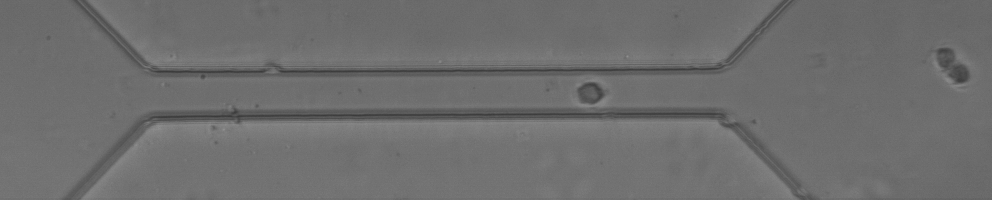
#> input picture Test_images/Slight under focus/0004.tiff, 992 x 200 px; its folder holds 4 pictures in this run
$ python 512x96crop.py
#> lines starting #> are read from the running program, lines starting #| are printed output that depends on the picture
import os
from PIL import Image

input_folder = "Test_images/Slight under focus"
output_folder = "Test_images/512x96crop"

crop_box = (220, 45, 220 + 512, 45 + 96)

for filename in os.listdir(input_folder):
    if filename.endswith(".tiff"):

        file_path = os.path.join(input_folder, filename)

        img = Image.open(file_path)
#> img is the input picture: PIL image 992x200 L; min 58, max 144, mean 109.8

        # 裁剪图片
        cropped_img = img.crop(crop_box)
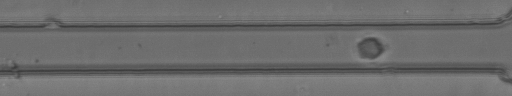
#> cropped_img: PIL image 512x96 L; min 58, max 144, mean 109.2

        # 构建输出文件路径
        output_path = os.path.join(output_folder, filename)

        # 保存裁剪后的图片
        cropped_img.save(output_path)

        print(f"裁剪后的圖片已保存到: {output_path}")
#> pass 2 of the loop `for filename in os.listdir(input_folder):`:
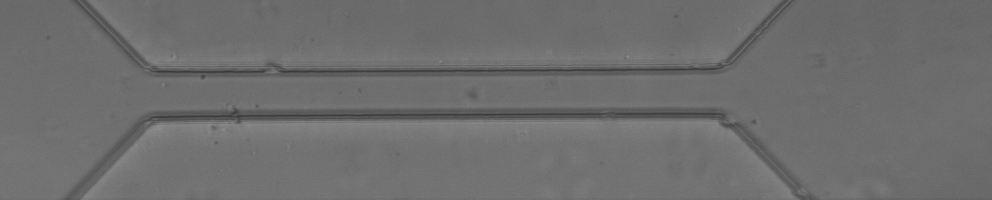
#> input picture Test_images/Slight under focus/0006.tiff, 992 x 200 px
#> img is the input picture: PIL image 992x200 L; min 58, max 145, mean 109.8
#> `cropped_img = img.crop(crop_box)`:
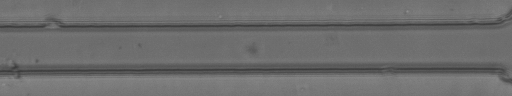
#> cropped_img: PIL image 512x96 L; min 58, max 142, mean 109.2
#> pass 3 of the loop `for filename in os.listdir(input_folder):`:
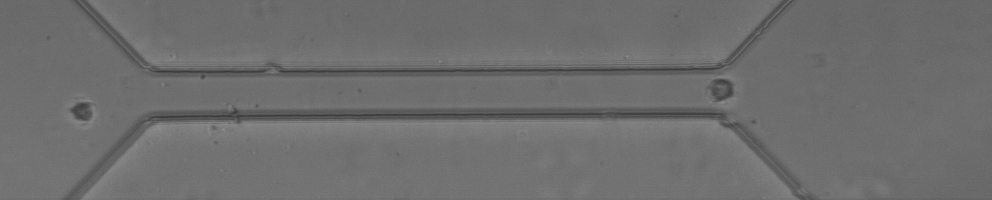
#> input picture Test_images/Slight under focus/0011.tiff, 992 x 200 px
#> img is the input picture: PIL image 992x200 L; min 58, max 143, mean 109.7
#> `cropped_img = img.crop(crop_box)`:
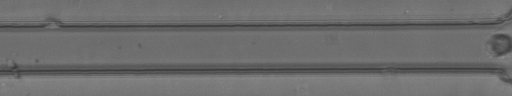
#> cropped_img: PIL image 512x96 L; min 58, max 143, mean 109.1
#> the loop made 4 passes; the first 3 are shown

print("所有圖片裁剪完成。")
